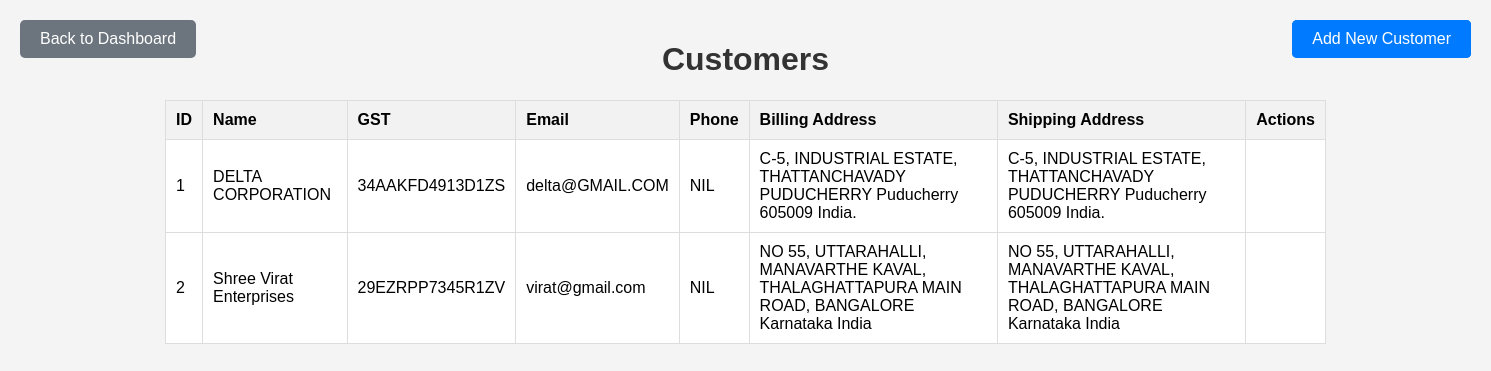
The page /customers on the database as committed earlier.
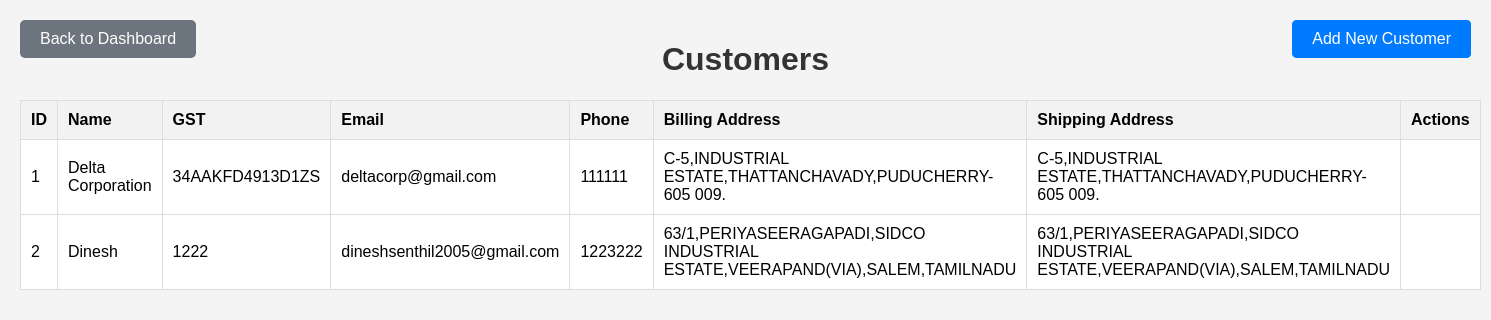
The same page on the database as committed later.
### tables this page shows
CREATE TABLE customers (
            id INTEGER PRIMARY KEY AUTOINCREMENT,
            name TEXT NOT NULL,
            gst TEXT NOT NULL,
            email TEXT,
            phone TEXT,
            billing_address TEXT,
            shipping_address TEXT
        );

### app.py (the view)
@app.route('/customers')
def customers():
    conn = sqlite3.connect('km.db')
    cursor = conn.cursor()
    cursor.execute('SELECT * FROM customers')
    customers = cursor.fetchall()
    conn.close()
    return render_template('customers.html', customers=customers)

### templates/customers.html (shortened to what this page needs)
<!DOCTYPE html>
<html lang="en">
<head>
    <link rel="stylesheet" href="{{ url_for('static', filename='css/customers.css') }}">
</head>
<body>
    <h1>Customers</h1>
    {% if customers %}
        <table>
            <tr>
                <th>ID</th>
                <th>Name</th>
                <th>GST</th>
                <th>Email</th>
                <th>Phone</th>
                <th>Billing Address</th>
                <th>Shipping Address</th>
                <th>Actions</th>
            </tr>
            {% for customer in customers %}
            <tr>
                <td>{{ customer[0] }}</td>
                <td>{{ customer[1] }}</td>
                <td>{{ customer[2] }}</td>
                <td>{{ customer[3] }}</td>
                <td>{{ customer[4] }}</td>
                <td>{{ customer[5] }}</td>
                <td>{{ customer[6] }}</td>
                <td><a href="{{ url_for('edit_customer', id=customer[0]) }}" class="btn">Edit</a></td>
            </tr>
            {% endfor %}
        </table>
        <a href="{{ url_for('add_customer') }}" class="btn">Add New Customer</a>
    {% endif %}
    <a href="{{ url_for('add_customer') }}" class="btn">Add New Customer</a>
    <a href="{{ url_for('dashboard') }}" class="btn2">Back to Dashboard</a>
    <div class="relative-container">
    </div>
</body>
</html>

Rows that differ between the two databases and show on the page:
changed customers "34AAKFD4913D1ZS": name "DELTA CORPORATION" → "Delta Corporation"; email "delta@GMAIL.COM" → "deltacorp@gmail.com"; phone "NIL" → "111111"; billing_address "C-5, INDUSTRIAL ESTATE, THATTANCHAVADY PUDUCHERRY Puducherry 605009 India." → "C-5,INDUSTRIAL ESTATE,THATTANCHAVADY,PUDUCHERRY-605 009."; shipping_address "C-5, INDUSTRIAL ESTATE, THATTANCHAVADY PUDUCHERRY Puducherry 605009 India." → "C-5,INDUSTRIAL ESTATE,THATTANCHAVADY,PUDUCHERRY-605 009."
changed customers id 2: name "Shree Virat Enterprises" → "Dinesh"; gst "29EZRPP7345R1ZV" → "1222"; email "virat@gmail.com" → "dineshsenthil2005@gmail.com"; phone "NIL" → "1223222"; billing_address "NO 55, UTTARAHALLI, MANAVARTHE KAVAL, THALAGHATTAPURA MAIN ROAD, BANGALORE Karnataka India" → "63/1,PERIYASEERAGAPADI,SIDCO INDUSTRIAL ESTATE,VEERAPAND(VIA),SALEM,TAMILNADU"; shipping_address "NO 55, UTTARAHALLI, MANAVARTHE KAVAL, THALAGHATTAPURA MAIN ROAD, BANGALORE Karnataka India" → "63/1,PERIYASEERAGAPADI,SIDCO INDUSTRIAL ESTATE,VEERAPAND(VIA),SALEM,TAMILNADU"
